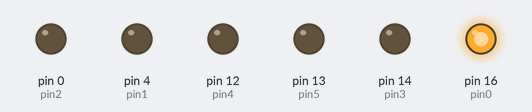
Simulated run of this program. Board: MicroPython board. Parts: output pins drawn as LEDs (lit = HIGH). At 11.0 s the program stops and its outputs stay as they are.

Above: at 0.05 s.
At 0.45 s:
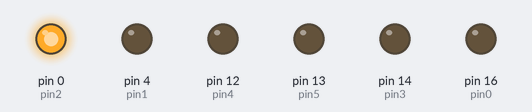
At 0.85 s:
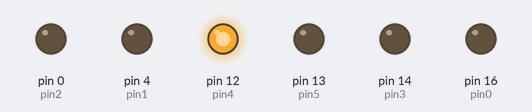
At 1.45 s:
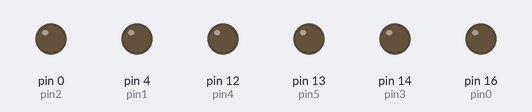
At 2.15 s:
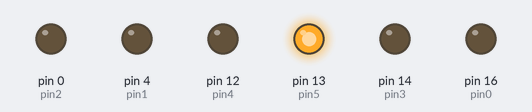
At 2.85 s:
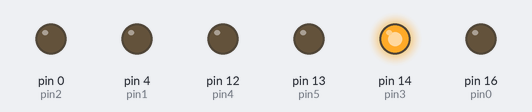
Timing chart, 0 to 3.1 s (numbered marks = the images above):
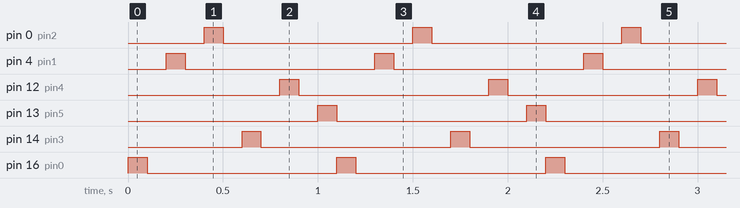

Measured:
- by itself, pin 0 (pin2), pin 4 (pin1), pin 14 (pin3), pin 16 (pin0): alternates HIGH for 0.10 s and LOW for 1.0 s, 20 changes in all, then stays LOW
- by itself, pin 12 (pin4), pin 13 (pin5): alternates HIGH for 0.10 s and LOW for 1.0 s

The program:

script.py
```python
import machine
import time
pin0=machine.Pin(16,machine.Pin.OUT)
pin1=machine.Pin(4,machine.Pin.OUT)
pin2=machine.Pin(0,machine.Pin.OUT)
pin3=machine.Pin(14,machine.Pin.OUT)
pin4=machine.Pin(12,machine.Pin.OUT)
pin5=machine.Pin(13,machine.Pin.OUT)

for i in range(10):
    pin0.value(1)
    time.sleep(0.1)
    pin0.value(0)
    time.sleep(0.1)
    pin1.value(1)
    time.sleep(0.1)
    pin1.value(0)
    time.sleep(0.1)
    pin2.value(1)
    time.sleep(0.1)
    pin2.value(0)
    time.sleep(0.1)
    pin3.value(1)
    time.sleep(0.1)
    pin3.value(0)
    time.sleep(0.1)
    pin4.value(1)
    time.sleep(0.1)
    pin4.value(0)
    time.sleep(0.1)
    pin5.value(1)
    time.sleep(0.1)
    pin5.value(0)
```
